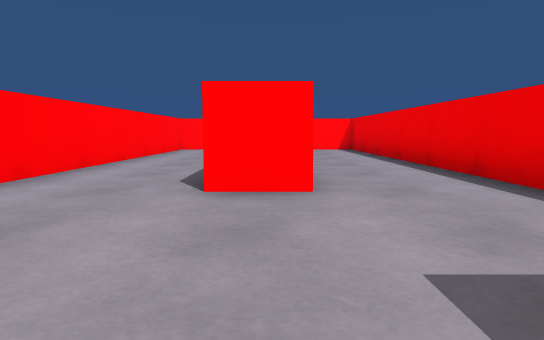
[1] (above)

17 first-person views from a walk through a 3-D level made in the Unity game engine. The camera is 0.54 m above the floor, tilts 6° down and sees 75° across. The floor is counted in squares, 1 m on a side. Each view is taken from the middle of a square. On the plan, view 1 faces up. The plan holds only what a view shows up to about 9 squares ahead; the rest is blank. The place goes on beyond the plan. The player is left out.

[2]
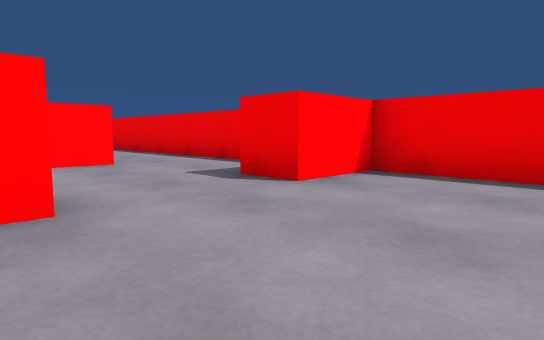

[3]
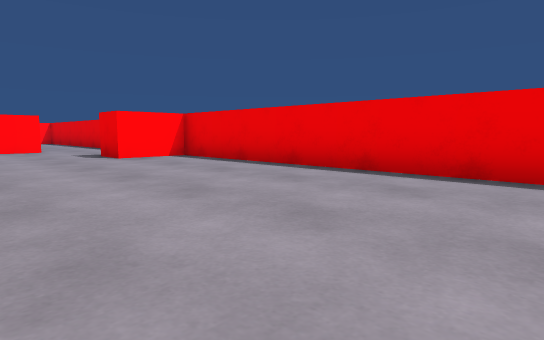

[4]
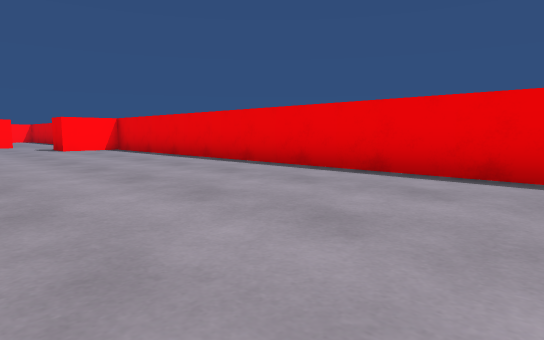

[5]
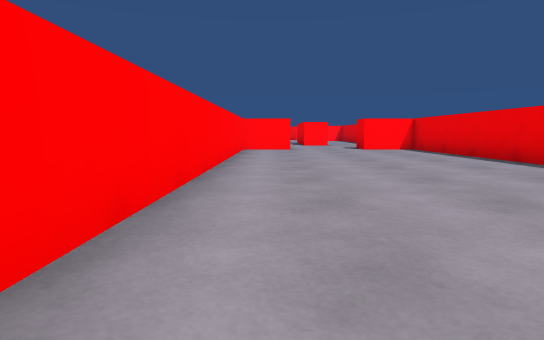

[6]
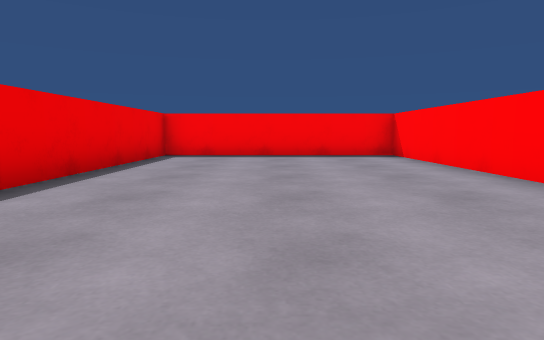

[7]
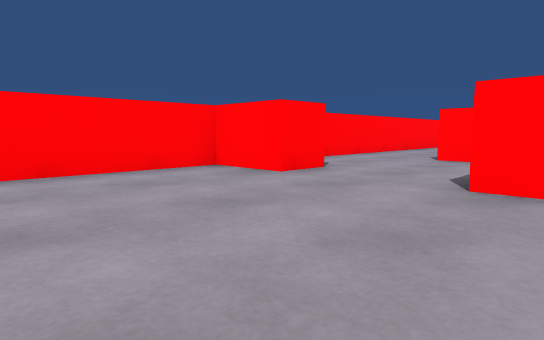

[8]
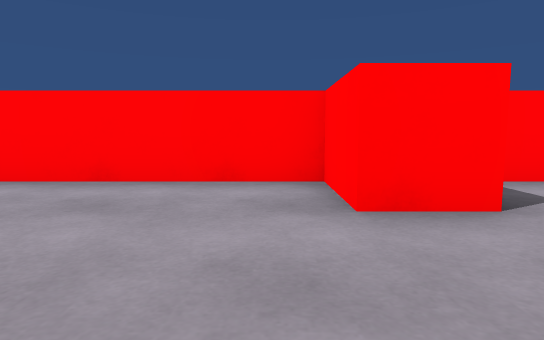

[9]
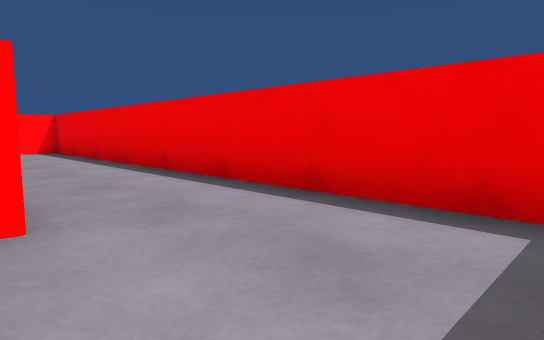

[10]
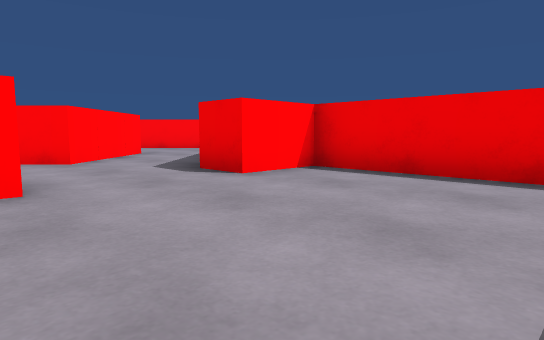

[11]
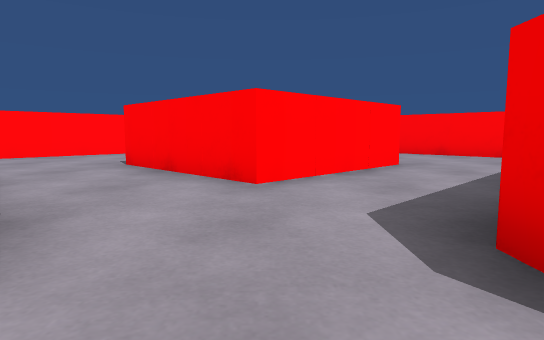

[12]
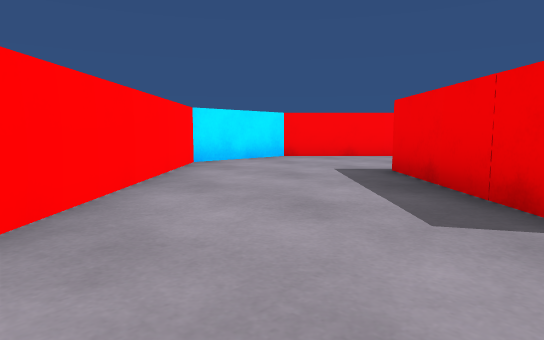

[13]
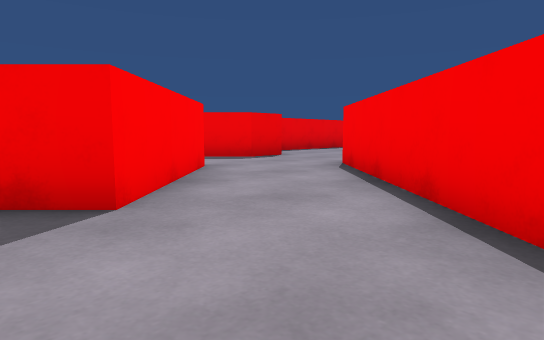

[14]
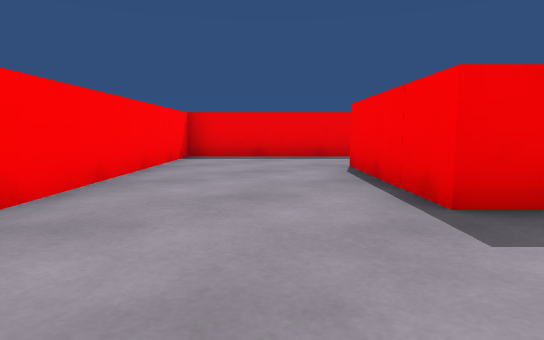

[15]
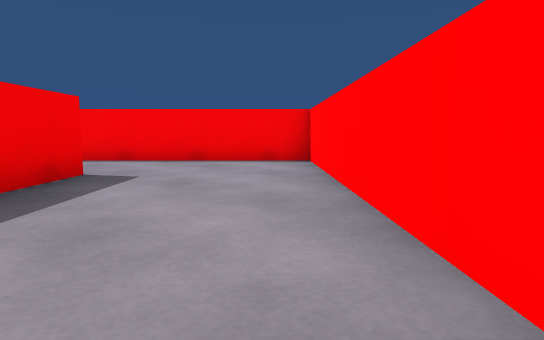

[16]
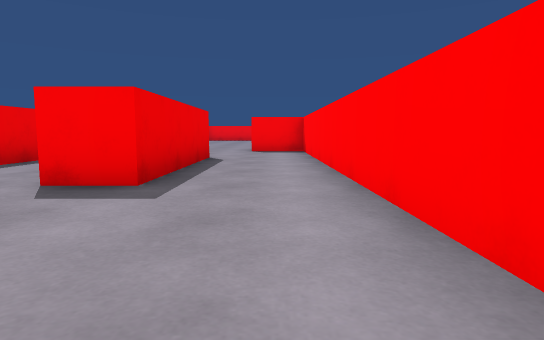

[17]
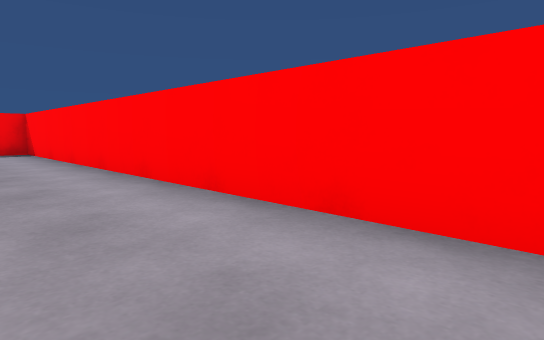

### Floor plan
Points are (right, up) in squares from view 1. A wall is a line through its corners. A room is listed if a view was taken in it or the views show most of it. See-through windows are left out.
Room 1 (views 1, 2, 3, 4, 5, 6, 7, 8, 9)
walls: (2.6, 1.2) (2.6, 2.4); (-2.9, 2.4) (-2.9, -13.6) (2.6, -13.6) (2.6, -0.4); (0.5, 3.2) (-0.6, 3.2)
ways out: opening at (0, 3.2) to room 2
objects: red block (-2, 0); red block (1, 0) to (2, 0)
Room 2 (views 10, 11, 12, 13, 14, 15, 16, 17)
walls: (1.2, 12.7) (1.9, 13.4); (3.5, 15) (6.1, 17.6) (1.1, 22.7) (-1.4, 22.7) (-6.4, 17.6) (-1.4, 12.6); (-2.9, 10.9) (-2.9, 2.4); (-0.6, 3.2) (-0.6, 7.4) (0.4, 7.4); (2.6, 2.4) (2.6, 11.5)
ways out: opening at (0, 3.2) to room 1
objects: other object (-2, 17) to (-1, 17); other object (-1, 15) to (0, 16); red block (-1, 18); red block (0, 16) to (1, 17); other object (0, 18) to (0, 19); red block (1, 12) to (4, 12); other object (1, 17) to (2, 18)

Where each view was taken, in squares from view 1:
view 1: 0 up, 0 right, facing up
view 2: 3 down, 2 left, facing up-right
view 3: 8 down, 2 left, facing up-right
view 4: 12 down, 2 left, facing up-right
view 5: 12 down, 2 left, facing up
view 6: 5 down, 0 right, facing down
view 7: 4 down, 2 right, facing up-left
view 8: 1 down, 1 right, facing left
view 9: 1 up, 0 right, facing up-right
view 10: 8 up, 2 left, facing up-right
view 11: 11 up, 0 right, facing up
view 12: 17 up, 5 left, facing up-right
view 13: 18 up, 5 left, facing down-right
view 14: 22 up, 1 left, facing down-right
view 15: 22 up, 1 left, facing down-left
view 16: 11 up, 2 left, facing down
view 17: 11 up, 1 left, facing down-left
